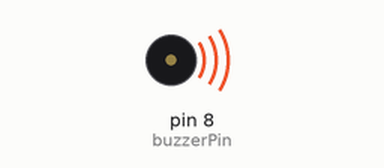
A sketch run on a simulated Arduino Uno, built with avr-gcc and run on an emulated ATmega328P. Parts: buzzer (waves = sounding, pin HIGH).

Above: at 0.2 s.
Timing chart, 0 to 3.0 s (numbered marks = the images above):
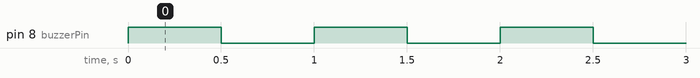

The sketch:

Active_Buzzer.ino
```cpp
int buzzerPin = 8;

void setup ()
{
  pinMode (buzzerPin, OUTPUT);
}

void loop ()
{
  digitalWrite (buzzerPin, HIGH);
  delay (500);
  digitalWrite (buzzerPin, LOW);
  delay (500);
}
```

Measured:
- by itself, pin 8 (buzzerPin): alternates HIGH for 0.50 s and LOW for 0.50 s
